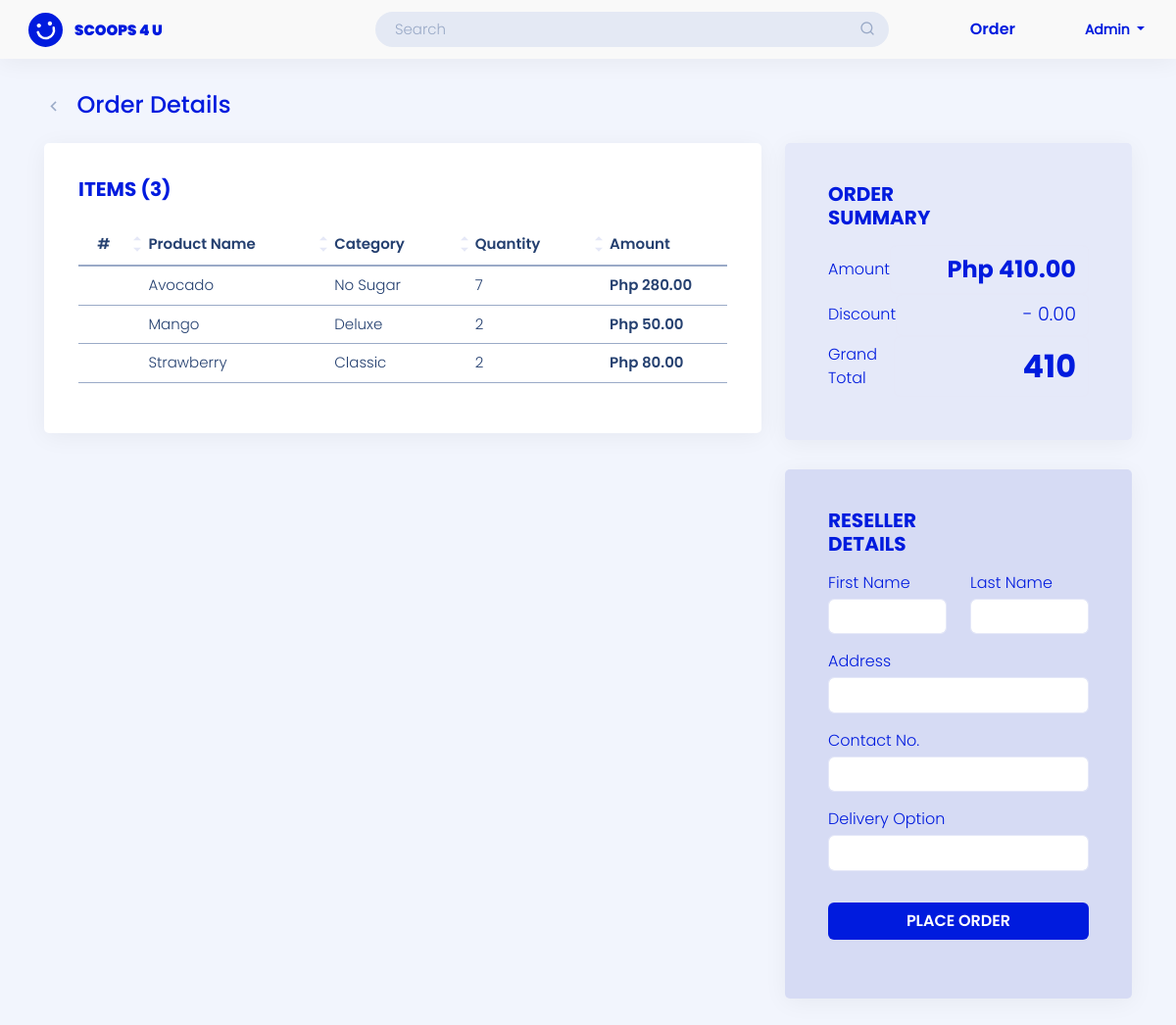
The app's page /reseller-site/cart/ (signed in) with its own data.
### landing_page/models.py (models this page shows)
class User(AbstractUser):
    ROLE = ((" "," "),("admin","admin"),("staff","staff"),("reseller","reseller"),("rider","rider"))
    STAT = ((" "," "),("active","active"),("inactive","inactive"))
    role = models.CharField(max_length=50, null=True, default=None, choices=ROLE)
    status = models.CharField(max_length=50, null=True, default=None , choices=STAT)

### admin_site/models.py (models this page shows, shortened)
class Cart(models.Model):
    cart_user =  models.CharField(max_length=200, null=False, default=None, verbose_name='List user')
    cart_pcode =  models.CharField(max_length=200, verbose_name='Product Code')
    cart_category =  models.CharField(max_length=200, verbose_name='Category')
    cart_name=  models.CharField(max_length=200, verbose_name='Product Name')
    cart_unit =  models.CharField(max_length=200, verbose_name='Unit')
    cart_reseller_price =   models.BigIntegerField(null=True, verbose_name='Reseller Price')
    cart_price =   models.BigIntegerField(null=True, verbose_name='POS Price')
    cart_quantity =  models.BigIntegerField(null=True, verbose_name='quantity')
    cart_ResellerAmount =   models.BigIntegerField(null=True, verbose_name='Reseller Amount')
    cart_amount =  models.BigIntegerField(null=True, verbose_name='POS Amount')
    created_at =models.DateField(default=timezone.now,null=True,   verbose_name='Date Created')

### reseller_site/views.py (the view)
# urls.py: path('cart/', views.cart_reseller, name='cart_reseller'),
@login_required(login_url='landing_page:login')
def cart_reseller(request):
    total_item = Cart.objects.filter(cart_user = request.user).count()
    list_cart = Cart.objects.filter(cart_user = request.user).order_by('-id')
    sum_amount = Cart.objects.filter(cart_user = request.user).aggregate(sum_amount =Sum('cart_ResellerAmount'))['sum_amount']
    cart = Cart.objects.filter(cart_user = request.user)
    times_amount = None
    if sum_amount >= 5000:
        times_amount = int(sum_amount) * 0.02
    else:
        times_amount = 0
    context = {
        'list_cart':list_cart,
        'sum_amount':sum_amount,
        'total_item':total_item,
        'promo':times_amount
    }
    return render(request, 'reseller_site/cart/checkout.html', context)

### templates/reseller_site/cart/checkout.html (shortened to what this page needs)
{% load static %}
{% load humanize %}
<!DOCTYPE html>
<html lang="en">
<head>
    <link href="https://cdn.jsdelivr.net/npm/bootstrap@5.0.2/dist/css/bootstrap.min.css" rel="stylesheet" >
    <link href="{% static '/css/assets/bootstrap/css/bootstrap.min.css'%}" rel="stylesheet">
    <link href="{% static '/css/assets/simple-datatables/style.css'%}" rel="stylesheet">
    <link href="{% static '/css/assets/remixicon/remixicon.css'%}" rel="stylesheet">
    <link href="https://cdn.datatables.net/1.13.4/css/jquery.dataTables.min.css" rel="stylesheet">
    <link href="https://cdn.datatables.net/buttons/2.3.6/css/buttons.dataTables.min.css" rel="stylesheet">
    <link href="https://cdn.datatables.net/autofill/2.5.3/css/autoFill.dataTables.min.css" rel="stylesheet">
    <link href="https://cdn.datatables.net/v/bs5/jszip-2.5.0/b-2.3.6/b-colvis-2.3.6/b-html5-2.3.6/b-print-2.3.6/date-1.4.0/sp-2.1.2/datatables.min.css" rel="stylesheet"/>
    <link href="{% static '/css/sandi.css'%}" rel="stylesheet">
</head>
<body>
    <header id="header" class="header fixed-top d-flex align-items-center">
        <div class="d-flex align-items-center justify-content-between">
            <a href="{% url 'reseller_site:dashboard'%}" class="logo d-flex align-items-center">
                <img src="{% static '/img/logo-header.svg'%}" alt="">
                <span class="d-none d-lg-block">SCOOPS 4 U</span>
            </a>
            </div>
            <div class="search-bar mx-auto">
            <form class="search-form d-flex align-items-center" method="POST" action="#">
                <input type="text" name="query" placeholder="Search" title="Enter search keyword">
                <button type="submit" title="Search"><i class="ri-search-line"></i></button>
            </form>
            </div>
            <div class="POS POS-header">
                <a class="active" href="{%url 'reseller_site:add_cart' %}">Order</a>
            </div>
            <nav class="header-nav ms-auto">
                <ul class="d-flex align-items-center">
                    <li class="nav-item dropdown pe-3">
                        <a class="nav-link nav-profile d-flex align-items-center me-3" href="#" data-bs-toggle="dropdown">
                            <span class="d-none d-md-block dropdown-toggle ps-2" style="text-transform: capitalize;">
                            {{ user }}
                            </span>
                        </a>
                    </li>
                </ul>
            </nav>
    </header>
    {% if list_cart %}
    <main id="main-pos" class="main mt-5">
        <div class="pagetitle pos mb-4">
            <h1 class="align-middle">
                <a href="{% url 'reseller_site:add_cart'%}">
                    <i class="ri-arrow-left-s-line align-middle me-2"></i>
                </a>
                Order Details
            </h1>
        </div>
        <section class="section">
            <div class="row">
                <div class="col-lg-8 col-md-12">
                    <div class="card">
                        <div class="card-body">
                            <div class="add-product mb-0">
                                <h5 class="card-title feature">Items ({{ total_item }})</h5>
                            </div>
                                <div class="table-res">
                                    <table id="tableMain" class="table table-hover" >
                                        <thead>
                                            <tr class="align-middle">
                                                <th scope="col">#</th>
                                                <th scope="col">Product Name</th>
                                                <th scope="col">Category</th>
                                                <th scope="col">Quantity</th>
                                                <th scope="col">Amount</th>
                                            </tr>
                                            <tbody>
                                                {% for list in list_cart %}
                                                <tr class="align-middle">
                                                    <td class="num-row"></td>
                                                    <td style="text-transform: capitalize;">{{ list.cart_name }}</td>
                                                    <td style="text-transform: capitalize;">{{ list.cart_category }}</td>
                                                    <td>{{ list.cart_quantity }}</td>
                                                    <td class="product-code"><span>Php {{ list.cart_ResellerAmount|floatformat:2|intcomma }}</span> </td>
                                                </tr>
                                                {% endfor %}
                                            </tbody>
                                        </thead>
                                    </table>
                                </div>
                        </div>
                    </div>
                </div>
                <div class="col-lg-4 col-md-12">
                    <div class="card p-4" style="background-color: #E5E9F9">
                        <div class="card-body">
                            <div class="add-product">
                                <h5 class="card-title feature pt-3 mb-3">Order Summary</h5>
                            </div>
                            <div class="row">
                                <div class="col total total-amount align-middle"  style="display:flex; flex-direction: row; justify-content: space-between; align-items: center;">
                                    <label class="label-co">Amount</label>
                                    <input type="text" style="text-align: right;" class="form-control text-end input-co" value="Php {{sum_amount|floatformat:2|intcomma}}"  readonly="readonly">
                                </div>
                            </div>
                            <div class="row">
                                <div class="col total total-amount align-middle"  style="display:flex; flex-direction: row; justify-content: space-between; align-items: center;">
                                    <label class="label-co" for="">Discount</label>
                                    <input type="text" style="text-align: right;" class="form-control text-end input-ds" value="- {{ promo|floatformat:2|intcomma  }}" readonly="readonly">
                                </div>
                            </div>
                            <div class="row">
                                <div class="col total total-amount align-middle"  style="display:flex; flex-direction: row; justify-content: space-between; align-items: center;">
                                    <label class="label-co text" for="">Grand Total</label>
                                    <input type="text" style="text-align: right;" class="form-control text-end input-co" name="grand_total"  id="gtotal" readonly="readonly">
                                </div>
                            </div>
                        </div>
                    </div>
                    <div class="card p-4" style="background-color: #d6dbf4">
                        <div class="card-body">
                            <div class="add-product">
                                <h5 class="card-title feature pt-3 mb-3">Reseller Details</h5>
                            </div>
                            <div>
                                <form action="{% url 'reseller_site:checkout' %}" method="POST">
                                    <div class="row">
                                        <div class="col mb-3">
                                            <label for="" id="fname" class="mb-1">First Name</label>
                                            <input type="text"class="form-control" name="fname" required>
                                        </div>
                                        <div class="col">
                                            <label for="" class="mb-1">Last Name</label>
                                            <input type="text"  class="form-control" name="lname" required>
                                        </div>
                                    </div>
                                    <div class="row">
                                        <div class="col mb-3">
                                            <label for="" class="mb-1">Address</label>
                                            <input type="text"  class="form-control" name="address" required>
                                        </div>
                                    </div>
                                    <div class="row">
                                        <div class="col mb-3">
                                            <label for="contact" class="mb-1">Contact No.</label>
                                            <input type="number"
                                            placeholder=""
                                            name="cnum"
                                            min="0"
                                            maxlength="11"
                                            class="form-control"
                                            oninput="this.value=this.value.slice(0,this.maxLength)"
                                            required>
                                        </div>
                                    </div>
                                    <label for="" id="doption" class="mb-1">Delivery Option</label>
                                    <select  class="form-control mb-3" id="option" name="option"  required>
                                        <option></option>
                                        <option value="pickup">Pickup</option>
                                    </select>
                                    <div class="row">
                                        <div class="col mt-3">
                                            <button type="submit" class="btn btn-comp mb-3" >place order</button>
                                        </div>
                                    </div>
                                </form>
                            </div>
                        </div>
                    </div>
                </div>
            </div>
        </section>
    </main>
    {% endif %}
</body>
</html>

### records on screen
User: username "Admin"
Cart: cart_name "Avocado", cart_category "No Sugar", cart_quantity "7", cart_ResellerAmount "280.00"
Cart: cart_name "Mango", cart_category "Deluxe", cart_quantity "2", cart_ResellerAmount "50.00"
Cart: cart_name "Strawberry", cart_category "Classic", cart_quantity "2", cart_ResellerAmount "80.00"

### other values on screen
{{ total_item }} "3"
